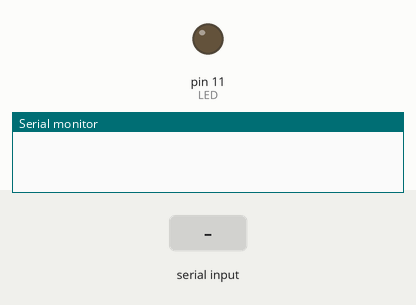
Recording of a sketch running on a simulated Arduino Uno, built with avr-gcc and run on an emulated ATmega328P. Shown: output pins drawn as LEDs (lit = HIGH), the last lines printed to the serial monitor. The inputs (shaded band) are chosen by the test bench.

Above: at 1.2 s.
1.3 s: "a" received over Serial
At 2.5 s:
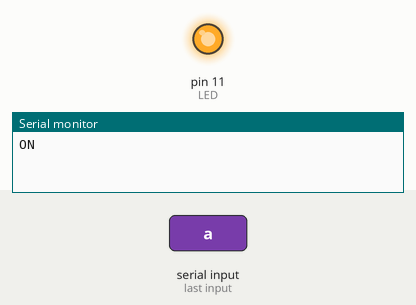
2.8 s: "d" received over Serial
At 3.7 s:
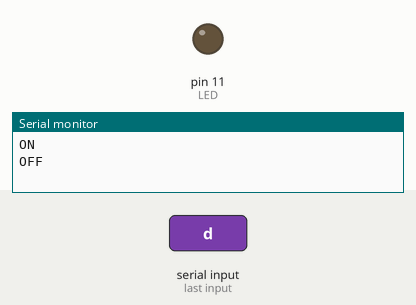
Timing chart, 0 to 5.8 s (numbered marks = the images above; inputs shaded):
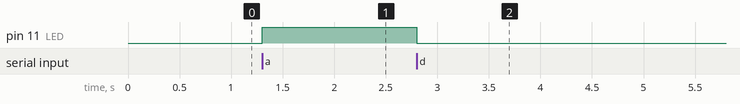

Measured:
- after the input at 1.3 s, pin 11 (LED): LOW → HIGH at once
- after the input at 2.8 s, pin 11 (LED): HIGH → LOW at once

The sketch:

SerialLedController.ino
```cpp
int LED = 11;

void setup() {

  pinMode(LED, OUTPUT);
  digitalWrite(LED, LOW);

  Serial.begin(9600);

}


void loop() {

  if (Serial.available() > 0){

    char letter = Serial.read();

    if (letter == 'a'){
      digitalWrite(LED, HIGH);
      Serial.println("ON");
    }
    if (letter == 'd'){
      digitalWrite(LED, LOW);
      Serial.println("OFF");
    }
  }

}
```
